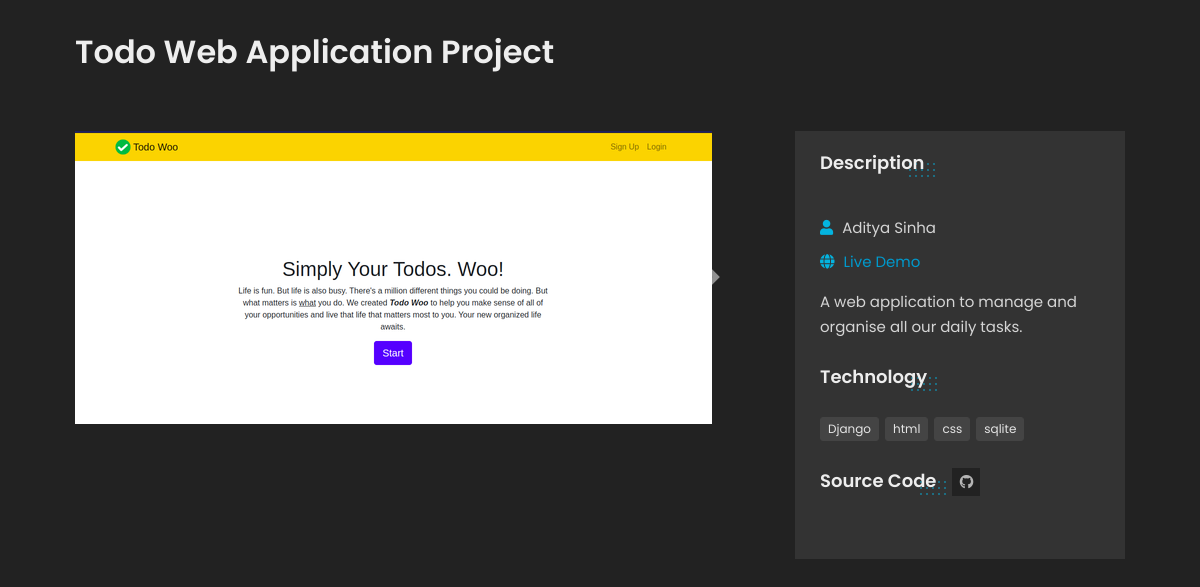
Page /project_detail/4 on the committed database.
### portfolio/models.py (models this page shows, shortened)
class Project(models.Model):
    WebDevelopment = 'Web Development'
    MachineLearning = 'Machine Learning'
    CHOICES = [
        (WebDevelopment, 'Web Development'),
        (MachineLearning, 'Machine Learning'),
    ]
    tag = models.CharField(
        max_length=20,
        choices=CHOICES,
        default=WebDevelopment,
    )
    id = models.AutoField(primary_key=True)
    title = models.CharField(max_length=100)
    desc = models.CharField(max_length=1000)
    technologies = models.CharField(max_length=100)
    url = models.URLField(blank=True)
    cover_image = models.ImageField(upload_to='portfolio/image/', blank=True)
    github = models.URLField(blank=True)

class Image(models.Model):
    project = models.OneToOneField(Project, on_delete=models.CASCADE)
    img1 = models.ImageField(upload_to='portfolio/image/', blank=True)
    img2 = models.ImageField(upload_to='portfolio/image/', blank=True)
    img3 = models.ImageField(upload_to='portfolio/image/', blank=True)
    img4 = models.ImageField(upload_to='portfolio/image/', blank=True)
    img5 = models.ImageField(upload_to='portfolio/image/', blank=True)
    img6 = models.ImageField(upload_to='portfolio/image/', blank=True)
    img7 = models.ImageField(upload_to='portfolio/image/', blank=True)

### portfolio/views.py (the view)
# urls.py: path('project_detail/<int:pid>', views.project_detail, name='project_detail'),
def project_detail(request, pid):
    project = Project.objects.get(id=pid)
    images = Image.objects.get(project=project)
    tech = project.technologies
    tech_list = tech.split(',')
    technology = []
    for item in tech_list:
        technology.append(item.capitalize())
    print(images.img1)
    return render(request, 'portfolio/portfolio-1.html', {'project':project, 'images':images, 'tech':technology})

### portfolio/templates/portfolio/portfolio-1.html (shortened to what this page needs)
{% extends 'portfolio/base.html' %}
{% load static %}
{% block content%}
<div id="ajax-page" class="ajax-page-content">
    <div class="ajax-page-wrapper">
        <div class="ajax-page-title">
            <h1>{{project.title}}</h1>
        </div>
        <div class="row">
            <div class="col-sm-8 col-md-8 portfolio-block">
                <div id="carouselExampleIndicators" class="carousel slide" data-ride="carousel">
                    <ol class="carousel-indicators">
                      <li data-target="#carouselExampleIndicators" data-slide-to="0" class="active"></li>
                      <li data-target="#carouselExampleIndicators" data-slide-to="1"></li>
                      <li data-target="#carouselExampleIndicators" data-slide-to="2"></li>
                      <li data-target="#carouselExampleIndicators" data-slide-to="4"></li>
                      <li data-target="#carouselExampleIndicators" data-slide-to="5"></li>
                    </ol>
                    <div class="carousel-inner">
                        {% if images.img1 %}
                      <div class="carousel-item active">
                        <img src="../../media/{{images.img1}}" class="d-block w-100" alt="...">
                      </div>
                      {% endif%}
                    </div>
                    <a class="carousel-control-prev" href="#carouselExampleIndicators" role="button" data-slide="prev">
                      <span class="carousel-control-prev-icon" aria-hidden="true"></span>
                    </a>
                    <a class="carousel-control-next" href="#carouselExampleIndicators" role="button" data-slide="next">
                      <span class="carousel-control-next-icon" aria-hidden="true"></span>
                    </a>
                  </div>
                  <div class="white-space-50"></div>
            </div>
            <div class="col-sm-4 col-md-4 portfolio-block">
                <div class="project-description">
                    <div class="block-title">
                        <h3>Description</h3>
                    </div>
                    <ul class="project-general-info">
                        <li><p ><i class="fa fa-user"></i> Aditya Sinha</p></li>
                        <li><p><i class="fa fa-globe"></i> <a href="{{project.url}}" target="_blank">Live Demo</a></p></li>
                                           </ul>
                    <p class="text-justify">{{project.desc}}</p>
                    <div class="tags-block">
                        <div class="block-title">
                            <h3>Technology</h3>
                        </div>
                        <ul class="tags">
                            {% for t in tech %}
                            <li><a>{{t}}</a></li>
                            {% endfor %}
                        </ul>
                    </div>
                    <div class="btn-group share-buttons">
                        <div class="block-title">
                            <h3>Source Code</h3>
                        </div>
                        <a href="{{project.github}}" target="_blank" class="btn"><i class="fab fa-github"></i> </a>
                    </div>
                </div>
            </div>
        </div>
    </div>
</div>
{% endblock %}

### portfolio/static/css/main.css (style rules this page uses)
html { margin:0;width:100%;height:100%;min-height:100%;overflow:hidden }
body { background-color:#04b4e0;margin:0;width:100%;height:100%;min-height:100%;font-size:15px;font-family:poppins,Helvetica,sans-serif;line-height:1.65em;overflow:hidden;color:#d5d5d5;background-repeat:no-repeat;background-position:center;background-position:50% 50%;background-size:cover }
h1,h2,h3,h4,h5,h6 { color:#eee;font-family:poppins,Helvetica,sans-serif;font-weight:600 }
h1 { font-size:32px }
h3 { font-size:21px }
a { color:#09c;text-decoration:none;-webkit-transition:all .3s ease-in-out;-moz-transition:all .3s ease-in-out;-o-transition:all .3s ease-in-out;-ms-transition:all .3s ease-in-out;transition:all .3s ease-in-out }
p { margin-bottom:10px }
.block-title { display:inline-block;position:relative;padding-right:12px;padding-bottom:10px;margin-bottom:15px }
.block-title h3 { position:relative;font-size:21px;z-index:1 }
.block-title:after { position:absolute;opacity:.45;top:10px;right:0;content:'';height:20px;width:30px;background-image:-webkit-repeating-radial-gradient(center center,#04b4e0,#04b4e0 1px,transparent 0px,transparent 100%);background-image:-moz-repeating-radial-gradient(center center,#04b4e0,#04b4e0 1px,transparent 0px,transparent 100%);background-image:-ms-repeating-radial-gradient(center center,#04b4e0,#04b4e0 1px,transparent 0px,transparent 100%);-webkit-background-size:6px 6px;-moz-background-size:6px 6px;background-size:6px 6px;z-index:0 }
.white-space-50 { padding-bottom:50px }
.ajax-page-content { height:100%;overflow:auto;background-color:#222 }
.ajax-page-wrapper { max-width:1170px;margin:0 auto;padding:20px 60px 50px }
.ajax-page-title { padding-top:20px;padding-bottom:30px;text-align:left }
.ajax-page-title h1 { display:inline-block;margin:0 }
.portfolio-block { padding-top:30px }
.project-description { display:block;position:relative;padding:20px 25px 25px;background-color:#333 }
.ajax-page-wrapper .block-title h3 { font-size:18px;margin-bottom:15px }
.project-general-info { list-style:none;padding:0;margin:0 0 15px }
.project-general-info li { margin:0 0 10px }
.project-general-info .fa { color:#04b4e0;margin-right:5px }
.project-general-info p { margin:0 }
.share-buttons { display:block;margin:25px 0 0 }
.share-buttons a { display:inline-block;margin:0 3px 0 0;padding:0;width:28px;height:28px;color:#b5b5b5;background-color:#222;border:1px solid #222;text-align:center;border-radius:0 }
.share-buttons a:last-child { margin-right:0;border-radius:0 }
.share-buttons a i { font-size:14px;line-height:26px }
.tags-block { margin:25px 0 0 }
.tags-block .block-title { margin-bottom:0 }
.tags { list-style:none;margin:0;padding:0 }
.tags>li { display:inline-block }
.tags a { display:inline-block;font-size:12px;line-height:1.5em;color:#e5e5e5;padding:2px 7px;background-color:#444;border-radius:3px;border:1px solid #444;margin:3px 2px 2px }
.tags a:first-child { margin-left:0 }

### rows in the picture
Project: title "Todo Web Application Project", desc "A web application to manage and organise all our daily tasks."
Image: img1 (picture)

### other values in the picture
{{ t }} "Django" "html" "css" "sqlite"
